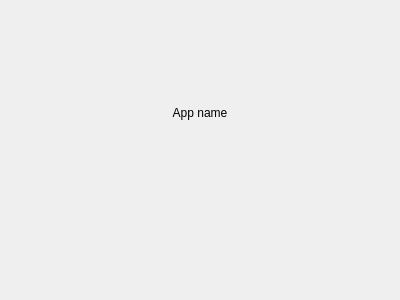
<?xml version="1.0" encoding="UTF-8"?>
<ui version="4.0">
 <class>App</class>
 <widget class="QWidget" name="App">
  <property name="geometry">
   <rect>
    <x>0</x>
    <y>0</y>
    <width>400</width>
    <height>300</height>
   </rect>
  </property>
  <property name="windowTitle">
   <string>App</string>
  </property>
  <widget class="QWidget" name="">
   <property name="geometry">
    <rect>
     <x>170</x>
     <y>80</y>
     <width>60</width>
     <height>41</height>
    </rect>
   </property>
   <layout class="QVBoxLayout" name="verticalLayout">
    <item>
     <widget class="QLabel" name="appIcon">
      <property name="text">
       <string>&lt;html&gt;&lt;head/&gt;&lt;body&gt;&lt;img&gt;&lt;/img&gt;&lt;/body&gt;&lt;/html&gt;</string>
      </property>
      <property name="scaledContents">
       <bool>true</bool>
      </property>
     </widget>
    </item>
    <item>
     <widget class="QLabel" name="appName">
      <property name="text">
       <string>App name</string>
      </property>
      <property name="alignment">
       <set>Qt::AlignCenter</set>
      </property>
     </widget>
    </item>
   </layout>
  </widget>
 </widget>
 <resources/>
 <connections/>
</ui>
